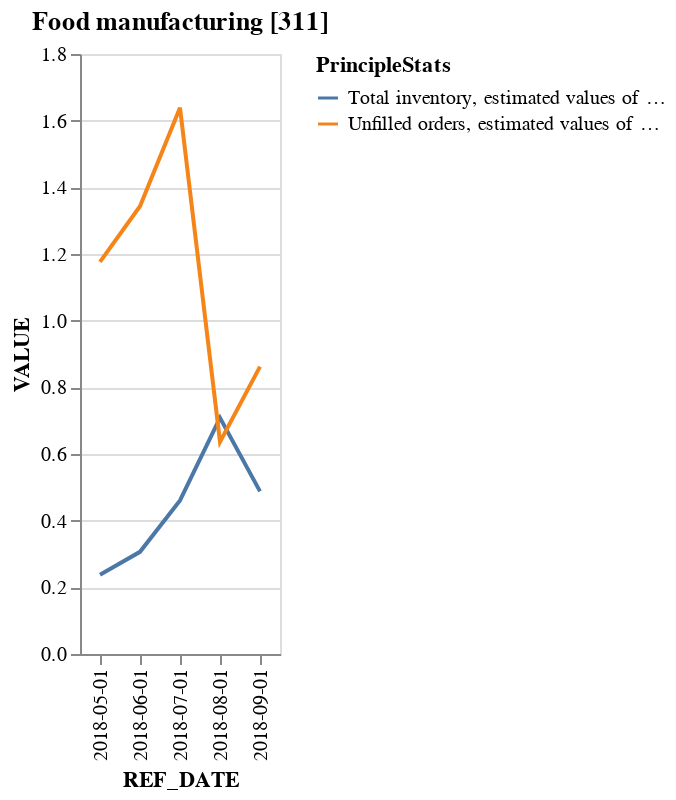

The notebook cell saved with this chart:
### Code cell
plot_supply_and_demand_canada(df_sales, "Food manufacturing [311]")

### Figure 1 — Vega-Lite specification as saved in the notebook (floating-point values rounded to 4 significant figures)
{"config": {"view": {"continuousWidth": 300, "continuousHeight": 300}}, "data": {"name": "data-de93176bbf5556dec1cf4e91ab6b729e"}, "mark": {"type": "line"}, "encoding": {"color": {"field": "PrincipleStats", "type": "nominal"}, "x": {"field": "REF_DATE", "type": "nominal"}, "y": {"field": "VALUE", "type": "quantitative"}}, "params": [{"name": "param_1", "select": {"type": "interval", "encodings": ["x", "y"]}, "bind": "scales"}], "title": "Food manufacturing [311]", "$schema": "https://vega.github.io/schema/vega-lite/v5.20.1.json", "datasets": {"data-de93176bbf5556dec1cf4e91ab6b729e": [{"PrincipleStats": "Total inventory, estimated values of total inventory at end of the month", "GoodType": "Food manufacturing [311]", "REF_DATE": "2018-05-01", "VALUE": 0.2375}, {"PrincipleStats": "Total inventory, estimated values of total inventory at end of the month", "GoodType": "Food manufacturing [311]", "REF_DATE": "2018-06-01", "VALUE": 0.3065}, {"PrincipleStats": "Total inventory, estimated values of total inventory at end of the month", "GoodType": "Food manufacturing [311]", "REF_DATE": "2018-07-01", "VALUE": 0.4607}, {"PrincipleStats": "Total inventory, estimated values of total inventory at end of the month", "GoodType": "Food manufacturing [311]", "REF_DATE": "2018-08-01", "VALUE": 0.7085}, {"PrincipleStats": "Total inventory, estimated values of total inventory at end of the month", "GoodType": "Food manufacturing [311]", "REF_DATE": "2018-09-01", "VALUE": 0.4879}, {"PrincipleStats": "Unfilled orders, estimated values of orders at end of month", "GoodType": "Food manufacturing [311]", "REF_DATE": "2018-05-01", "VALUE": 1.177}, {"PrincipleStats": "Unfilled orders, estimated values of orders at end of month", "GoodType": "Food manufacturing [311]", "REF_DATE": "2018-06-01", "VALUE": 1.343}, {"PrincipleStats": "Unfilled orders, estimated values of orders at end of month", "GoodType": "Food manufacturing [311]", "REF_DATE": "2018-07-01", "VALUE": 1.639}, {"PrincipleStats": "Unfilled orders, estimated values of orders at end of month", "GoodType": "Food manufacturing [311]", "REF_DATE": "2018-08-01", "VALUE": 0.6365}, {"PrincipleStats": "Unfilled orders, estimated values of orders at end of month", "GoodType": "Food manufacturing [311]", "REF_DATE": "2018-09-01", "VALUE": 0.862}]}}
